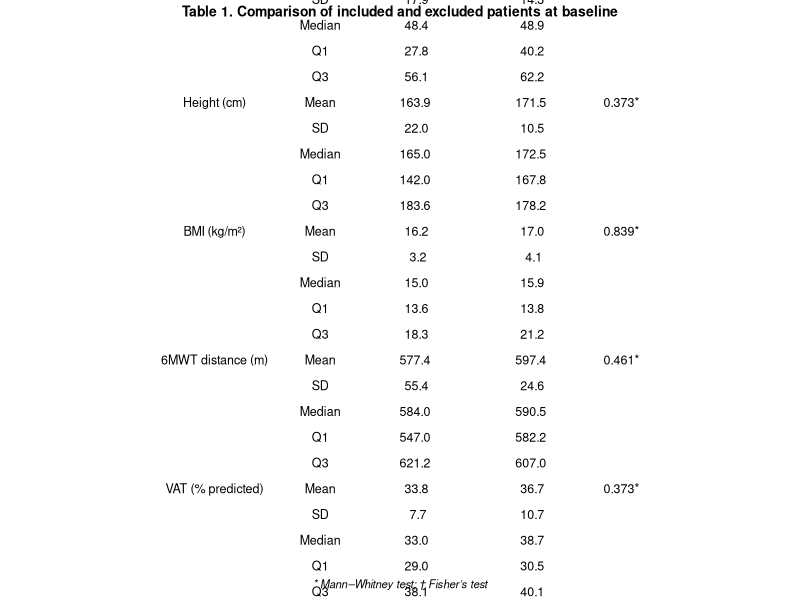

Reproduce this figure in R. (Note: this script raises an error after producing the figure.)
## ---- chunk 1
knitr::opts_chunk$set(echo = TRUE, warning = FALSE, message = FALSE)
## ---- chunk 2
packages <- c("readxl", "dplyr", "gridExtra", "tidyr", "ggplot2", "grid")

for (pkg in packages) {
  if (!require(pkg, character.only = TRUE)) {
    install.packages(pkg)
    library(pkg, character.only = TRUE)
  }
}
## ---- chunk 3
# Load package
library(readxl)

# Import datasets
included_data <- read_excel("../data/data_clean.xlsx")
excluded_data <- read_excel("../data/data_excluded.xlsx")

# Check structure
str(included_data)
str(excluded_data)
## ---- chunk 4

library(dplyr)
library(gridExtra)
library(grid)

# Descriptive statistics of included and excluded patients at baseline

# Fonction descriptive
describe <- function(x) {
  data.frame(
    Statistic = c("Mean", "SD", "Median", "Q1", "Q3"),
    Value = c(
      mean(x, na.rm = TRUE),
      sd(x, na.rm = TRUE),
      median(x, na.rm = TRUE),
      quantile(x, 0.25, na.rm = TRUE),
      quantile(x, 0.75, na.rm = TRUE)
    )
  )
}

vars <- c("age", "weight_kg", "height_cm", "bmi_kg_cm2",
          "6minwt_distance_traveled_m_before",
          "vat_before",
          "pedsql_totalself_before")

labels <- c(
  "Age (years)",
  "Weight (kg)",
  "Height (cm)",
  "BMI (kg/m²)",
  "6MWT distance (m)",
  "VAT (% predicted)",
  "PedsQL score (0–100)"
)

# Total sample sizes
n_inc_total <- nrow(included_data)
n_exc_total <- nrow(excluded_data)

table_list <- list()

for(i in seq_along(vars)) {
  
  var <- vars[i]
  
  x <- included_data[[var]]
  y <- excluded_data[[var]]
  
  x_clean <- x[!is.na(x)]
  y_clean <- y[!is.na(y)]
  
  p_val <- round(wilcox.test(x_clean, y_clean, exact = FALSE)$p.value, 3)
  p_val <- paste0(p_val, "*")
  
  inc <- describe(x)
  exc <- describe(y)
  
  df <- data.frame(
    Variable = c(labels[i], rep("", 4)),
    Statistic = inc$Statistic,
    Included = round(inc$Value, 1),
    Excluded = round(exc$Value, 1),
    p_value = c(p_val, rep("", 4))
  )
  
  table_list[[i]] <- df
}

table_final <- do.call(rbind, table_list)

# Sex comparison (Fisher's test)
p_sexe <- fisher.test(table(
  c(included_data$sexe, excluded_data$sexe),
  c(rep("Included", nrow(included_data)),
    rep("Excluded", nrow(excluded_data)))
))$p.value

p_sexe <- paste0(round(p_sexe, 3), "†")

sexe_inc <- table(included_data$sexe)
sexe_exc <- table(excluded_data$sexe)

sex_df <- data.frame(
  Variable = c("Sex (M/F)", rep("", length(sexe_inc)-1)),
  Statistic = names(sexe_inc),
  Included = as.numeric(sexe_inc),
  Excluded = as.numeric(sexe_exc),
  p_value = c(p_sexe, rep("", length(sexe_inc)-1))
)

table_final <- rbind(table_final, sex_df)

# Rename columns with total sample size
colnames(table_final)[3:4] <- c(
  paste0("Included (n=", n_inc_total, ")"),
  paste0("Excluded (n=", n_exc_total, ")")
)

table_final

# Export table as image
n_rows <- nrow(table_final)

png(
  "../figures/Table_1_Comparison_of_included_and_excluded_patients_at_baseline.png",
  width = 900,
  height = 2 + n_rows * 42,
  res = 150
)

tg <- tableGrob(
  table_final,
  rows = NULL,
  theme = ttheme_minimal(  
    core = list(
      fg_params = list(fontsize = 9)
    ),
    colhead = list(
      fg_params = list(fontsize = 10, fontface = "bold")
    )
  )
)

grid.arrange(
  textGrob(
    "Table 1. Comparison of included and excluded patients at baseline",
    gp = gpar(fontsize = 10, fontface = "bold")
  ),
  tg,
  textGrob(
    "* Mann–Whitney test; † Fisher’s test",
    gp = gpar(fontsize = 8, fontface = "italic")
  ),
  ncol = 1,
  heights = c(0.2, 5, 0.3)
)

dev.off()
## ---- chunk 5
# Normality assessment of Δ 6MWT data
included_data$delta_6mwt <- included_data$`6minwt_distance_traveled_m_after` -
                            included_data$`6minwt_distance_traveled_m_before`
# Shapiro test on paired differences
shapiro_delta <- shapiro.test(included_data$delta_6mwt)
shapiro_delta
# Export Shapiro test results to a text file
sink("../results/shapiro_test_results.txt")
cat("Shapiro-Wilk Test for Normality of Paired Differences (6MWT)\n\n")
print(shapiro_delta)
sink()
## ---- chunk 6
# QQ-plots for 6MWT data
qqnorm(included_data$delta_6mwt,
       main = "QQ-Plot of Δ6MWT")
qqline(included_data$delta_6mwt, col = "red")
# Export QQ-plot
png("../figures/Figure_4_QQ_plot_Delta_6MWT.png", width = 900, height = 600, res = 150)
qqnorm(included_data$delta_6mwt,
       main = "Figure 4. QQ-Plot of Δ6MWT")
qqline(included_data$delta_6mwt, col = "red")
dev.off()
## ---- chunk 7
# Paired t-test
t_test <- t.test(
  included_data$`6minwt_distance_traveled_m_after`,
  included_data$`6minwt_distance_traveled_m_before`,
  paired = TRUE
)
t_test

# Export t-test results to a text file
sink("../results/paired_t_test_results.txt")
cat("Paired t-test (6MWT before vs after)\n\n")
print(t_test)
sink()
## ---- chunk 8

# Paired Wilcoxon test
wilcox_test <- wilcox.test(
  included_data$`6minwt_distance_traveled_m_after`,
  included_data$`6minwt_distance_traveled_m_before`,
  paired = TRUE,
  exact = TRUE
)
wilcox_test

# Export Wilcoxon test results to a text file
sink("../results/wilcoxon_test_results.txt")
cat("Paired Wilcoxon Test (6MWT before vs after)\n\n")
print(wilcox_test)
sink()

## ---- chunk 9
library(dplyr)
library(tidyr)
library(ggplot2)

# Data PedsQL before/after
pedsql_data <- included_data %>%
  select(
    pedsql_totalself_before, pedsql_totalself_after,
    pedsql_physiqueself_before, pedsql_physiqueself_after,
    pedsql_emotionself_before, pedsql_emotionself_after,
    pedsql_relationself_before, pedsql_relationself_after,
    pedsql_ecoleself_before, pedsql_ecoleself_after,
    pedsql_psycosocialself_before, pedsql_psycosocialself_after
  ) %>%
  pivot_longer(cols = everything(),
               names_to = "Variable",
               values_to = "Score") %>%
  mutate(
    Time = ifelse(grepl("before", Variable), "Before", "After"),
    Time = factor(Time, levels = c("Before", "After")),
    Dimension = case_when(
      grepl("total", Variable) ~ "Total Score",
      grepl("physique", Variable) ~ "Physical",
      grepl("emotion", Variable) ~ "Emotional",
      grepl("relation", Variable) ~ "Social",
      grepl("ecole", Variable) ~ "School",
      grepl("psycosocial", Variable) ~ "Psychosocial"
    )
  )

# Plot

p_pedsql <- ggplot(pedsql_data, aes(x = Time, y = Score, fill = Dimension)) +
  
  geom_boxplot(alpha = 0.5, outlier.shape = NA) +
  
  facet_wrap(~ Dimension, nrow = 2) +
  
  xlab("") +
  ylab("Score (0–100)") +
  ggtitle("Figure 5. Distribution of PedsQL Scores Before and After Intervention") +
  
  theme_bw() +
  theme(
    strip.text = element_text(face = "bold"),
    legend.position = "none"   
  )
p_pedsql

# Export
ggsave(
  "../figures/Figure_5_PedsQL_Before_After.png",
  plot = p_pedsql,
  width = 8,
  height = 6
)
## ---- chunk 10
# Spearman correlation
cor_test <- cor.test(
  included_data$`6minwt_distance_traveled_m_after`,
  included_data$pedsql_totalself_after,
  method = "spearman"
)

cor_test

# Export Spearman correlation results
sink("../results/spearman_correlation_results.txt")
cat("Spearman correlation (6MWT vs PedsQL)\n\n")
print(cor_test)
sink()

# Viewing
library(ggplot2)

# Create plot
p_corr <- ggplot(included_data, aes(
  x = `6minwt_distance_traveled_m_after`,
  y = pedsql_totalself_after
)) +
  geom_point() +
  xlab("6-Minute Walk Distance (m)") +
  ylab("PedsQL Score (0–100)") +
  ggtitle("Figure 6. Correlation Between Quality of Life and Functional Capacity measured at 6mwt ") +
  theme_minimal()

p_corr

# Export PDF
ggsave(
  "../figures/Figure_6_Correlation_PedsQL_6MWT.png",
  plot = p_corr,
  width = 8,
  height = 6
)
